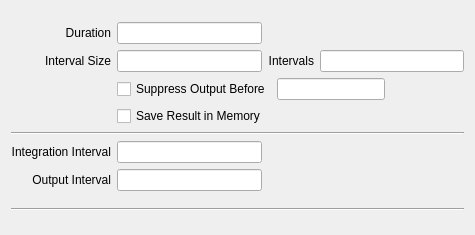
<ui version="4.0" >
<comment> Begin CVS Header </comment>
<comment>   $Source: /fs/turing/cvs/copasi_dev/copasi/UI/CQTrajectoryWidget.ui,v $ </comment>
<comment>   $Revision: 1.6 $ </comment>
<comment>   $Name: Build-33 $ </comment>
<comment>   $Author: shoops $ </comment>
<comment>   $Date: 2009/11/30 19:28:01 $ </comment>
<comment> End CVS Header </comment>

<comment> Copyright (C) 2008 by Pedro Mendes, Virginia Tech Intellectual </comment>
<comment> Properties, Inc., EML Research, gGmbH, University of Heidelberg, </comment>
<comment> and The University of Manchester. </comment>
<comment> All rights reserved. </comment>

 <comment> All rights reserved. </comment>
 <class>CQTrajectoryWidget</class>
 <widget class="TaskWidget" name="CQTrajectoryWidget" >
  <property name="geometry" >
   <rect>
    <x>0</x>
    <y>0</y>
    <width>475</width>
    <height>235</height>
   </rect>
  </property>
  <property name="autoFillBackground" >
   <bool>false</bool>
  </property>
  <property name="caption" stdset="0" >
   <string>Time Course</string>
  </property>
  <layout class="QVBoxLayout" name="verticalLayout" >
   <item>
    <layout class="QGridLayout" name="mpGridLayout" >
     <item row="0" column="0" >
      <widget class="QLabel" name="mpLblDuration" >
       <property name="text" >
        <string>Duration</string>
       </property>
       <property name="alignment" >
        <set>Qt::AlignRight|Qt::AlignTrailing|Qt::AlignVCenter</set>
       </property>
       <property name="wordWrap" >
        <bool>false</bool>
       </property>
      </widget>
     </item>
     <item row="0" column="1" >
      <widget class="QLineEdit" name="mpEditDuration" />
     </item>
     <item row="1" column="0" >
      <widget class="QLabel" name="mpLblIntervalSize" >
       <property name="text" >
        <string>Interval Size</string>
       </property>
       <property name="alignment" >
        <set>Qt::AlignRight|Qt::AlignTrailing|Qt::AlignVCenter</set>
       </property>
       <property name="wordWrap" >
        <bool>false</bool>
       </property>
      </widget>
     </item>
     <item row="1" column="1" >
      <widget class="QLineEdit" name="mpEditIntervalSize" />
     </item>
     <item row="1" column="2" >
      <widget class="QLabel" name="mpLblIntervals" >
       <property name="text" >
        <string>Intervals</string>
       </property>
       <property name="alignment" >
        <set>Qt::AlignRight|Qt::AlignTrailing|Qt::AlignVCenter</set>
       </property>
       <property name="wordWrap" >
        <bool>false</bool>
       </property>
      </widget>
     </item>
     <item row="1" column="3" >
      <widget class="QLineEdit" name="mpEditIntervals" />
     </item>
     <item row="2" column="1" colspan="3" >
      <layout class="QHBoxLayout" name="mpLayoutDelayed" >
       <item>
        <widget class="QCheckBox" name="mpCheckDelay" >
         <property name="text" >
          <string>Suppress Output Before</string>
         </property>
        </widget>
       </item>
       <item>
        <widget class="QLineEdit" name="mpEditDelay" />
       </item>
       <item>
        <spacer name="mpSpacer" >
         <property name="orientation" >
          <enum>Qt::Horizontal</enum>
         </property>
         <property name="sizeType" >
          <enum>QSizePolicy::Expanding</enum>
         </property>
         <property name="sizeHint" stdset="0" >
          <size>
           <width>40</width>
           <height>20</height>
          </size>
         </property>
        </spacer>
       </item>
      </layout>
     </item>
     <item row="3" column="1" colspan="3" >
      <widget class="QCheckBox" name="mpCheckSave" >
       <property name="text" >
        <string>Save Result in Memory</string>
       </property>
      </widget>
     </item>
     <item row="4" column="0" colspan="4" >
      <widget class="Line" name="mpLine2" >
       <property name="frameShape" >
        <enum>QFrame::HLine</enum>
       </property>
       <property name="frameShadow" >
        <enum>QFrame::Sunken</enum>
       </property>
      </widget>
     </item>
     <item row="5" column="0" >
      <widget class="QLabel" name="mpLblIntegrationInterval" >
       <property name="text" >
        <string>Integration Interval</string>
       </property>
       <property name="alignment" >
        <set>Qt::AlignRight|Qt::AlignTrailing|Qt::AlignVCenter</set>
       </property>
       <property name="wordWrap" >
        <bool>false</bool>
       </property>
      </widget>
     </item>
     <item row="5" column="1" >
      <widget class="QLineEdit" name="mpEditIntegrationInterval" >
       <property name="readOnly" >
        <bool>true</bool>
       </property>
      </widget>
     </item>
     <item row="6" column="0" >
      <widget class="QLabel" name="mpLblOutputInterval" >
       <property name="text" >
        <string>Output Interval</string>
       </property>
       <property name="alignment" >
        <set>Qt::AlignRight|Qt::AlignTrailing|Qt::AlignVCenter</set>
       </property>
       <property name="wordWrap" >
        <bool>false</bool>
       </property>
      </widget>
     </item>
     <item row="6" column="1" >
      <widget class="QLineEdit" name="mpEditOutputInterval" >
       <property name="readOnly" >
        <bool>true</bool>
       </property>
      </widget>
     </item>
    </layout>
   </item>
   <item>
    <widget class="Line" name="mpLine1" >
     <property name="frameShape" >
      <enum>QFrame::HLine</enum>
     </property>
     <property name="frameShadow" >
      <enum>QFrame::Sunken</enum>
     </property>
    </widget>
   </item>
  </layout>
 </widget>
 <layoutdefault spacing="6" margin="11" />
 <pixmapfunction>qPixmapFromMimeSource</pixmapfunction>
 <customwidgets>
  <customwidget>
   <class>TaskWidget</class>
   <extends>QWidget</extends>
   <header>TaskWidget.h</header>
   <container>1</container>
  </customwidget>
 </customwidgets>
 <tabstops>
  <tabstop>mpEditDuration</tabstop>
  <tabstop>mpEditIntervalSize</tabstop>
  <tabstop>mpEditIntervals</tabstop>
  <tabstop>mpEditDelay</tabstop>
  <tabstop>mpCheckSave</tabstop>
 </tabstops>
 <includes>
  <include location="local" >TaskWidget.h</include>
 </includes>
 <resources/>
 <connections>
  <connection>
   <sender>mpEditDuration</sender>
   <signal>lostFocus()</signal>
   <receiver>CQTrajectoryWidget</receiver>
   <slot>slotDuration()</slot>
   <hints>
    <hint type="sourcelabel" >
     <x>20</x>
     <y>20</y>
    </hint>
    <hint type="destinationlabel" >
     <x>20</x>
     <y>20</y>
    </hint>
   </hints>
  </connection>
  <connection>
   <sender>mpEditIntervalSize</sender>
   <signal>lostFocus()</signal>
   <receiver>CQTrajectoryWidget</receiver>
   <slot>slotIntervalSize()</slot>
   <hints>
    <hint type="sourcelabel" >
     <x>20</x>
     <y>20</y>
    </hint>
    <hint type="destinationlabel" >
     <x>20</x>
     <y>20</y>
    </hint>
   </hints>
  </connection>
  <connection>
   <sender>mpEditIntervals</sender>
   <signal>lostFocus()</signal>
   <receiver>CQTrajectoryWidget</receiver>
   <slot>slotIntervals()</slot>
   <hints>
    <hint type="sourcelabel" >
     <x>20</x>
     <y>20</y>
    </hint>
    <hint type="destinationlabel" >
     <x>20</x>
     <y>20</y>
    </hint>
   </hints>
  </connection>
  <connection>
   <sender>mpEditDelay</sender>
   <signal>lostFocus()</signal>
   <receiver>CQTrajectoryWidget</receiver>
   <slot>updateIntervals()</slot>
   <hints>
    <hint type="sourcelabel" >
     <x>20</x>
     <y>20</y>
    </hint>
    <hint type="destinationlabel" >
     <x>20</x>
     <y>20</y>
    </hint>
   </hints>
  </connection>
  <connection>
   <sender>mpCheckDelay</sender>
   <signal>toggled(bool)</signal>
   <receiver>CQTrajectoryWidget</receiver>
   <slot>slotOutputDelay(bool)</slot>
   <hints>
    <hint type="sourcelabel" >
     <x>20</x>
     <y>20</y>
    </hint>
    <hint type="destinationlabel" >
     <x>20</x>
     <y>20</y>
    </hint>
   </hints>
  </connection>
 </connections>
</ui>
